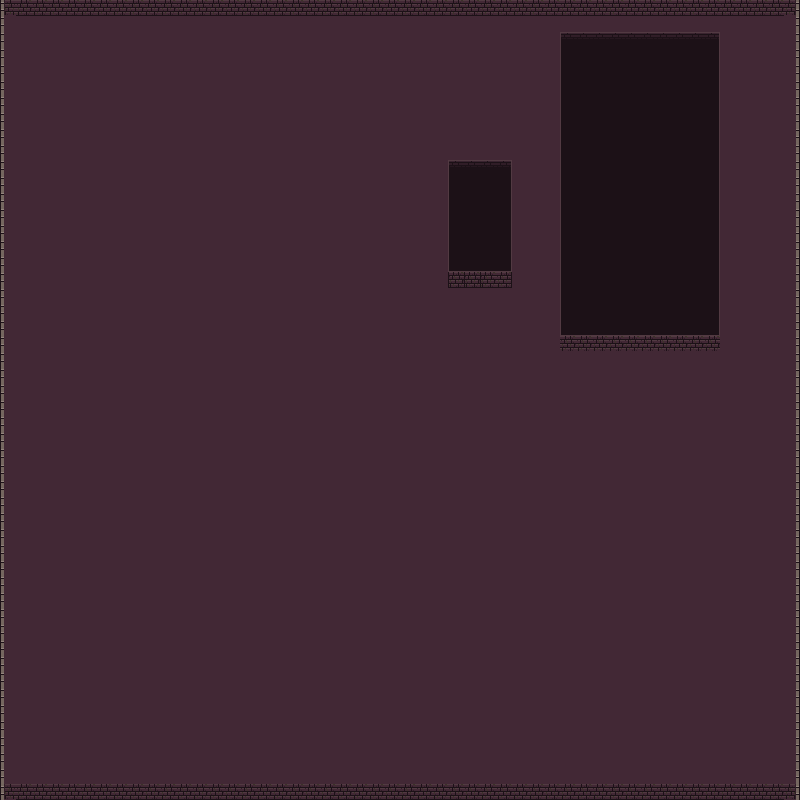

Tiled map render using the project's own tile images. Description and the map definition, with tile-layer contents summarised, below:
An orthogonal 50x50 tile map with 16x16 px tiles, 3 tile layers (ground, decorations, walls), 3 tilesets and 1 object (Player0).

<map version="1.4" tiledversion="1.4.3" orientation="orthogonal" renderorder="right-down" width="50" height="50" tilewidth="16" tileheight="16" infinite="0" nextlayerid="5" nextobjectid="2">
 <editorsettings>
  <export target="dummy.lua" format="lua" />
 </editorsettings>
 <tileset firstgid="1" name="floor" tilewidth="16" tileheight="16" tilecount="256" columns="16">
  <image source="0x72_16x16DungeonTileset_walls.v2.png" width="256" height="256" />
 </tileset>
 <tileset firstgid="257" name="more_tiles" tilewidth="16" tileheight="16" tilecount="256" columns="16">
  <image source="0x72_16x16DungeonTileset.v4.png" width="256" height="256" />
 </tileset>
 <tileset firstgid="513" name="groundv1" tilewidth="16" tileheight="16" tilecount="256" columns="16">
  <image source="0x72_16x16DungeonTileset_walls.v1.png" width="256" height="256" />
 </tileset>
 <layer id="1" name="ground" width="50" height="50">
  <data>[2500 cells, 2500 non-empty, 1 distinct tile ids]</data>
 </layer>
 <layer id="4" name="decorations" width="50" height="50">
  <data>[2500 cells, 218 non-empty, 2 distinct tile ids]</data>
 </layer>
 <layer id="2" name="walls" width="50" height="50">
  <properties>
   <property name="collidable" type="bool" value="true" />
  </properties>
  <data>[2500 cells, 282 non-empty, 24 distinct tile ids]</data>
 </layer>
 <objectgroup id="3" name="Spawn Point">
  <properties>
   <property name="collidable" type="bool" value="false" />
  </properties>
  <object id="1" name="Player0" x="760.727" y="35.0909">
   <properties>
    <property name="collidable" type="bool" value="false" />
   </properties>
  </object>
 </objectgroup>
</map>
